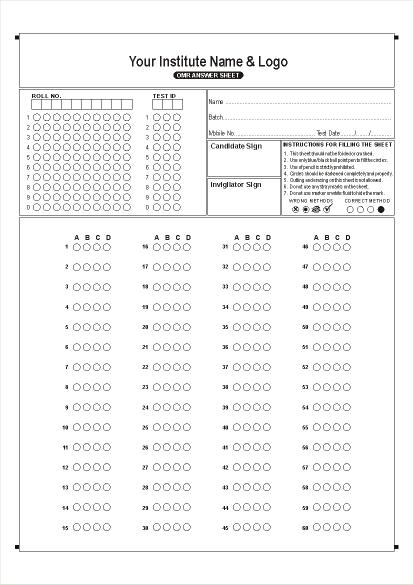
#> input picture synthetic/ref.png, 827 x 1169 px, found by its file name (shown at 1/2 size)
$ python generate_data.py
#> lines starting #> are read from the running program, lines starting #| are printed output that depends on the picture; after the words box and inside, x2 and y2 are one past the last pixel; in counts of white or black regions, pixels touching at a corner belong together
import cv2
import numpy as np
import random
import csv
import os

# ==========================================
# CONFIGURATION
# ==========================================

SKIP_PROBABILITY = 0.03
CENTER_OFFSET_MIN_PX = -1.5
CENTER_OFFSET_MAX_PX = 1.5
BASE_RADIUS_OFFSET_PX = 0

NUM_STROKES_MIN = 10
NUM_STROKES_MAX = 15
STROKE_THICKNESS = 1

SMEAR_OUTSIDE_PROBABILITY = 0.10
SMEAR_EXTRA_LENGTH_MIN = 1.0
SMEAR_EXTRA_LENGTH_MAX = 2.0

PAPER_NOISE_LEVEL = 0.1
BLUR_KERNEL_SIZE = 3
GRAPHITE_COLOR_MIN = 50
GRAPHITE_COLOR_MAX = 80

NUM_SHEETS_TO_GENERATE = 5

# Directories
RAW_DATA_DIR = "raw_data"
PROCESSED_DATA_DIR = "processed_data"

# ==========================================
# LAYOUT DETECTION
# ==========================================

def detect_answer_boxes(image_path, output_path='boxes_detected.png'):
#> called with image_path = '../../ref.png', output_path = 'processed_data/../boxes_detected.png'
    img = cv2.imread(image_path)
#> img is the input picture: shape (1169, 827, 3); mean B, G, R 245.4, 245.6, 245.8
    if img is None:
        print(f"Could not read {image_path}")
        return []

    gray = cv2.cvtColor(img, cv2.COLOR_BGR2GRAY)
    _, thresh = cv2.threshold(gray, 180, 255, cv2.THRESH_BINARY_INV)
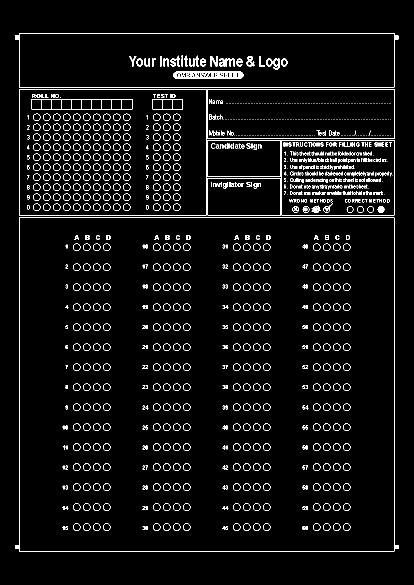
#> thresh: shape (1169, 827) (shown at 1/2 size); 4.1% white in thin lines or dots, all inside (x1, y1, x2, y2) = (30, 66, 797, 1103)

    contours, _ = cv2.findContours(thresh, cv2.RETR_TREE, cv2.CHAIN_APPROX_SIMPLE)
#> contours = 1885 contours, 951 with area under 20; largest, box (x1, y1, x2, y2) and area: (30, 435, 797, 1103) 500364, (38, 435, 789, 1103) 500248, (38, 178, 413, 431) 94248, (38, 178, 413, 431) 94246, (30, 66, 797, 175) 81114
    valid_circles = []

    for c in contours:
        area = cv2.contourArea(c)
        x, y, w, h = cv2.boundingRect(c)
        aspect_ratio = w / float(h)

        if 80 < area < 400 and 0.8 <= aspect_ratio <= 1.2:
            if y < 450:
                continue

            in_valid_column = False
            for (min_x, max_x) in [(135, 210), (295, 370), (455, 530), (615, 690)]:
                if min_x <= x <= max_x:
                    in_valid_column = True
                    break

            if not in_valid_column:
                continue

            perimeter = cv2.arcLength(c, True)
            if perimeter > 0:
                circularity = 4 * np.pi * (area / (perimeter * perimeter))
                if circularity > 0.6:
                    valid_circles.append((x, y, w, h, c))
#> this loop made 1885 passes
#> (area, x, y, w, h, aspect_ratio, circularity) on passes 15 to 26: (156, 686, 1047, 15, 15, 1, 0.902), (155, 686, 1047, 15, 15, 1, 0.896), (156, 666, 1047, 15, 15, 1, 0.902), (155, 666, 1047, 15, 15, 1, 0.896), (156, 646, 1047, 15, 15, 1, 0.902), (155, 646, 1047, 15, 15, 1, 0.896), (156, 626, 1047, 15, 15, 1, 0.902), (155, 626, 1047, 15, 15, 1, 0.896), (156, 526, 1047, 15, 15, 1, 0.902), (155, 526, 1047, 15, 15, 1, 0.896), (156, 506, 1047, 15, 15, 1, 0.902), (154, 506, 1047, 15, 15, 1, 0.89)
#> (area, x, y, w, h, aspect_ratio) on passes 1, 2, 3, 7, 10, 50: (500364, 30, 435, 767, 668, 1.15), (500248, 38, 435, 751, 668, 1.12), (26, 611, 1052, 5, 8, 0.625), (37.5, 445, 1052, 11, 8, 1.38), (26, 291, 1052, 5, 8, 0.625), (36.5, 445, 1012, 12, 8, 1.5)

    def is_close(r1, r2, dist=10):
        return abs(r1[0] - r2[0]) < dist and abs(r1[1] - r2[1]) < dist

    unique_boxes = []
    for (x, y, w, h, c) in valid_circles:
        found = False
        for (ux, uy, uw, uh, uc) in unique_boxes:
            if is_close((x, y), (ux, uy)):
                found = True
                break
        if not found:
            unique_boxes.append((x, y, w, h, c))
#> this loop made 480 passes
#> (x, y) on passes 1 to 3: (686, 1047), (686, 1047), (666, 1047)

    def get_block_index(bx):
        if bx < 250: return 0
        elif bx < 400: return 1
        elif bx < 550: return 2
        else: return 3

    unique_boxes.sort(key=lambda b: (get_block_index(b[0]), b[1] // 15, b[0]))

    print(f"Detected {len(unique_boxes)} valid circular boxes.")
#| Detected 240 valid circular boxes.

    output_img = img.copy()
    colors = [(0, 0, 255), (0, 255, 0), (255, 0, 0), (0, 255, 255)]

    for (x, y, w, h, c) in unique_boxes:
        block_idx = get_block_index(x)
        color = colors[block_idx]
        center = (x + w // 2, y + h // 2)
        radius = int((w + h) / 4)
        cv2.circle(output_img, center, radius, color, 2)
#> this loop made 240 passes
#> (x, y) on passes 1 to 3: (146, 487), (166, 487), (186, 487)
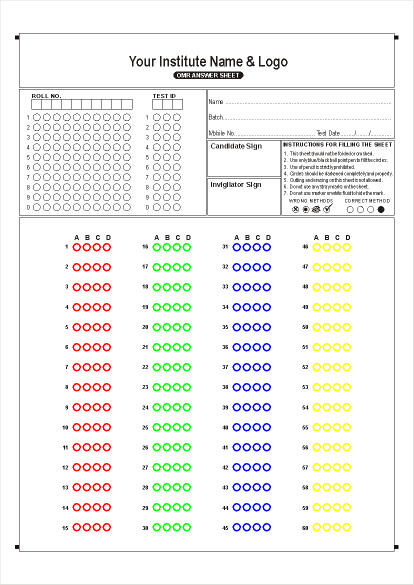
#> output_img: shape (1169, 827, 3) (shown at 1/2 size); 3.18% of pixels changed, all inside (x1, y1, x2, y2) = (145, 486, 702, 1063)

    cv2.imwrite(output_path, output_img)
    return unique_boxes

# ==========================================
# SYNTHETIC GENERATION
# ==========================================

def fill_pencil(img, center, radius):
    padding = 6
    x_min = max(0, center[0] - radius - padding)
    y_min = max(0, center[1] - radius - padding)
    x_max = min(img.shape[1], center[0] + radius + padding)
    y_max = min(img.shape[0], center[1] + radius + padding)

    roi = img[y_min:y_max, x_min:x_max].astype(np.float32)
    mask = np.zeros((y_max - y_min, x_max - x_min), dtype=np.float32)

    cx = center[0] - x_min + random.uniform(CENTER_OFFSET_MIN_PX, CENTER_OFFSET_MAX_PX)
    cy = center[1] - y_min + random.uniform(CENTER_OFFSET_MIN_PX, CENTER_OFFSET_MAX_PX)

    base_radius = radius + BASE_RADIUS_OFFSET_PX
    cx_int, cy_int = int(round(cx)), int(round(cy))

    cv2.ellipse(mask, (cx_int, cy_int), (base_radius, base_radius + random.randint(0, 1)),
                random.randint(0, 360), 0, 360, random.uniform(0.6, 0.9), -1)

    main_angle = random.uniform(0, np.pi)
    for _ in range(random.randint(NUM_STROKES_MIN, NUM_STROKES_MAX)):
        angle = main_angle + random.uniform(-0.2, 0.2)
        offset_dist = random.uniform(-base_radius, base_radius)
        offset_x = int(np.sin(main_angle) * offset_dist)
        offset_y = int(-np.cos(main_angle) * offset_dist)

        length = base_radius + random.uniform(-1, 1)
        if random.random() < SMEAR_OUTSIDE_PROBABILITY:
            length += random.uniform(SMEAR_EXTRA_LENGTH_MIN, SMEAR_EXTRA_LENGTH_MAX)

        x1 = int(cx + offset_x + np.cos(angle) * length)
        y1 = int(cy + offset_y + np.sin(angle) * length)
        x2 = int(cx + offset_x - np.cos(angle) * length)
        y2 = int(cy + offset_y - np.sin(angle) * length)

        cv2.line(mask, (x1, y1), (x2, y2), random.uniform(0.7, 1.0), STROKE_THICKNESS)

    noise = np.random.normal(0, PAPER_NOISE_LEVEL, mask.shape).astype(np.float32)
    mask = np.clip(mask + noise, 0, 1)
    mask = cv2.GaussianBlur(mask, (BLUR_KERNEL_SIZE, BLUR_KERNEL_SIZE), 0)
    mask = np.clip(mask, 0, 1)
    mask = np.power(mask, 1.2)

    c_val = random.randint(GRAPHITE_COLOR_MIN, GRAPHITE_COLOR_MAX)
    color = np.array([c_val + random.randint(-5, 5) for _ in range(3)], dtype=np.float32)
    color = np.clip(color, 0, 255)

    for c in range(3):
        roi[:, :, c] = roi[:, :, c] * (1.0 - (1.0 - color[c] / 255.0) * mask)

    img[y_min:y_max, x_min:x_max] = np.clip(roi, 0, 255).astype(np.uint8)

def main():
    # Usually you'd reference a base template image.
    # We will assume a 'ref.png' is located in the working directory that you invoke the script from.
    input_image = '../../ref.png'
    if not os.path.exists(input_image):
        # Fallback to current directory for robust execution
        input_image = 'ref.png'
        if not os.path.exists(input_image):
            print(f"Error: {input_image} not found.")
            return

    os.makedirs(RAW_DATA_DIR, exist_ok=True)
    os.makedirs(PROCESSED_DATA_DIR, exist_ok=True)

    output_boxes_path = os.path.join(PROCESSED_DATA_DIR, '../boxes_detected.png')
    boxes = detect_answer_boxes(input_image, output_boxes_path)

    items = [boxes[i:i+4] for i in range(0, len(boxes), 4)]
    choice_labels = ['A', 'B', 'C', 'D']
    all_labels = []

    for i in range(1, NUM_SHEETS_TO_GENERATE + 1):
        img_copy = cv2.imread(input_image)
        filename = f'synthetic_sample_{i}.png'
        current_filepath = os.path.join(RAW_DATA_DIR, filename)
        sheet_labels = [filename]

        for choices in items:
            if random.random() < SKIP_PROBABILITY:
                sheet_labels.append("BLANK")
                continue

            choice_idx = random.randint(0, 3)
            sheet_labels.append(choice_labels[choice_idx])

            x, y, w, h, _ = choices[choice_idx]
            center = (x + w // 2, y + h // 2)
            radius = int(max(w, h) / 2)
            fill_pencil(img_copy, center, radius)
#> this loop made 60 passes
#> pass 1, in fill_pencil, `roi = img[y_min:y_max, x_min:x_max].astype(np.float32)`:
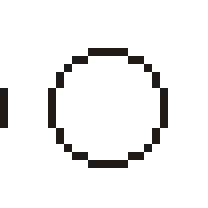
#> roi: shape (26, 26, 3) float32 (shown 8 times larger); mean B, G, R 239.6, 239.8, 240.1
#> pass 1, in fill_pencil, `mask = np.clip(mask + noise, 0, 1)`:
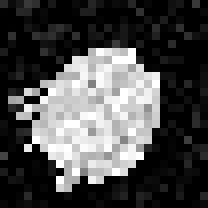
#> mask: shape (26, 26) float32 (shown 8 times larger); min 0, max 1, mean 0.292
#> pass 1, in fill_pencil, `mask = cv2.GaussianBlur(mask, (BLUR_KERNEL_SIZE, BLUR_KERNEL_SIZE), 0)`:
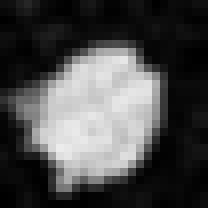
#> mask: shape (26, 26) float32 (shown 8 times larger); min 0, max 0.927, mean 0.292
#> after the loop:
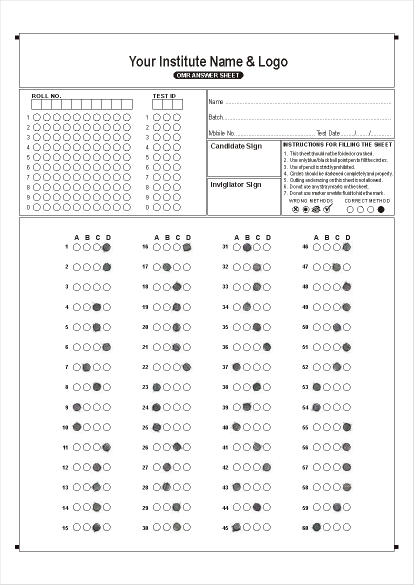
#> img_copy: shape (1169, 827, 3) (shown at 1/2 size); 4.11% of pixels changed, all inside (x1, y1, x2, y2) = (140, 481, 706, 1067)

        cv2.imwrite(current_filepath, img_copy)
        all_labels.append(sheet_labels)
        print(f"Saved synthetic sheet {i} to {current_filepath}")

    csv_path = 'labels.csv'
    with open(csv_path, 'w', newline='') as f:
        writer = csv.writer(f)
        writer.writerow(['filename'] + [f'q{i+1}' for i in range(60)])
        writer.writerows(all_labels)

    print(f"Saved labels to {csv_path}")
#| Saved labels to labels.csv

if __name__ == "__main__":
    main()
